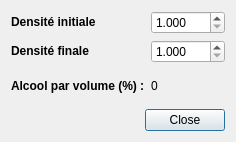
<?xml version="1.0" encoding="UTF-8"?>
<ui version="4.0">
 <class>DialogAlc</class>
 <widget class="QDialog" name="DialogAlc">
  <property name="geometry">
   <rect>
    <x>0</x>
    <y>0</y>
    <width>236</width>
    <height>142</height>
   </rect>
  </property>
  <property name="windowTitle">
   <string>Dialog</string>
  </property>
  <layout class="QGridLayout" name="gridLayout">
   <item row="0" column="0">
    <layout class="QFormLayout" name="formLayout">
     <item row="0" column="0">
      <widget class="QLabel" name="label">
       <property name="text">
        <string>&lt;!DOCTYPE HTML PUBLIC &quot;-//W3C//DTD HTML 4.0//EN&quot; &quot;http://www.w3.org/TR/REC-html40/strict.dtd&quot;&gt;
&lt;html&gt;&lt;head&gt;&lt;meta name=&quot;qrichtext&quot; content=&quot;1&quot; /&gt;&lt;style type=&quot;text/css&quot;&gt;
p, li { white-space: pre-wrap; }
&lt;/style&gt;&lt;/head&gt;&lt;body style=&quot; font-family:'Ubuntu'; font-size:9pt; font-weight:400; font-style:normal;&quot;&gt;
&lt;p style=&quot; margin-top:0px; margin-bottom:0px; margin-left:0px; margin-right:0px; -qt-block-indent:0; text-indent:0px;&quot;&gt;&lt;span style=&quot; font-weight:600;&quot;&gt;Densité initiale&lt;/span&gt;&lt;/p&gt;&lt;/body&gt;&lt;/html&gt;</string>
       </property>
      </widget>
     </item>
     <item row="1" column="0">
      <widget class="QLabel" name="label_2">
       <property name="text">
        <string>&lt;!DOCTYPE HTML PUBLIC &quot;-//W3C//DTD HTML 4.0//EN&quot; &quot;http://www.w3.org/TR/REC-html40/strict.dtd&quot;&gt;
&lt;html&gt;&lt;head&gt;&lt;meta name=&quot;qrichtext&quot; content=&quot;1&quot; /&gt;&lt;style type=&quot;text/css&quot;&gt;
p, li { white-space: pre-wrap; }
&lt;/style&gt;&lt;/head&gt;&lt;body style=&quot; font-family:'Ubuntu'; font-size:9pt; font-weight:400; font-style:normal;&quot;&gt;
&lt;p style=&quot; margin-top:0px; margin-bottom:0px; margin-left:0px; margin-right:0px; -qt-block-indent:0; text-indent:0px;&quot;&gt;&lt;span style=&quot; font-weight:600;&quot;&gt;Densité finale&lt;/span&gt;&lt;/p&gt;&lt;/body&gt;&lt;/html&gt;</string>
       </property>
      </widget>
     </item>
     <item row="3" column="0">
      <widget class="QLabel" name="label_3">
       <property name="text">
        <string>&lt;!DOCTYPE HTML PUBLIC &quot;-//W3C//DTD HTML 4.0//EN&quot; &quot;http://www.w3.org/TR/REC-html40/strict.dtd&quot;&gt;
&lt;html&gt;&lt;head&gt;&lt;meta name=&quot;qrichtext&quot; content=&quot;1&quot; /&gt;&lt;style type=&quot;text/css&quot;&gt;
p, li { white-space: pre-wrap; }
&lt;/style&gt;&lt;/head&gt;&lt;body style=&quot; font-family:'Ubuntu'; font-size:9pt; font-weight:400; font-style:normal;&quot;&gt;
&lt;p style=&quot; margin-top:0px; margin-bottom:0px; margin-left:0px; margin-right:0px; -qt-block-indent:0; text-indent:0px;&quot;&gt;&lt;span style=&quot; font-weight:600;&quot;&gt;Alcool par volume (%) :&lt;/span&gt;&lt;/p&gt;&lt;/body&gt;&lt;/html&gt;</string>
       </property>
      </widget>
     </item>
     <item row="3" column="1">
      <widget class="QLabel" name="labelAlc">
       <property name="text">
        <string>0</string>
       </property>
      </widget>
     </item>
     <item row="0" column="1">
      <widget class="QDoubleSpinBox" name="doubleSpinBoxDI">
       <property name="decimals">
        <number>3</number>
       </property>
       <property name="minimum">
        <double>1.000000000000000</double>
       </property>
       <property name="maximum">
        <double>1.900000000000000</double>
       </property>
       <property name="singleStep">
        <double>0.001000000000000</double>
       </property>
      </widget>
     </item>
     <item row="1" column="1">
      <widget class="QDoubleSpinBox" name="doubleSpinBoxDF">
       <property name="decimals">
        <number>3</number>
       </property>
       <property name="minimum">
        <double>1.000000000000000</double>
       </property>
       <property name="maximum">
        <double>1.900000000000000</double>
       </property>
       <property name="singleStep">
        <double>0.001000000000000</double>
       </property>
      </widget>
     </item>
     <item row="2" column="0">
      <spacer name="verticalSpacer">
       <property name="orientation">
        <enum>Qt::Vertical</enum>
       </property>
       <property name="sizeHint" stdset="0">
        <size>
         <width>20</width>
         <height>40</height>
        </size>
       </property>
      </spacer>
     </item>
     <item row="4" column="0">
      <spacer name="verticalSpacer_2">
       <property name="orientation">
        <enum>Qt::Vertical</enum>
       </property>
       <property name="sizeHint" stdset="0">
        <size>
         <width>20</width>
         <height>40</height>
        </size>
       </property>
      </spacer>
     </item>
    </layout>
   </item>
   <item row="1" column="0">
    <widget class="QDialogButtonBox" name="buttonBox">
     <property name="orientation">
      <enum>Qt::Horizontal</enum>
     </property>
     <property name="standardButtons">
      <set>QDialogButtonBox::Close</set>
     </property>
    </widget>
   </item>
  </layout>
 </widget>
 <resources/>
 <connections>
  <connection>
   <sender>buttonBox</sender>
   <signal>accepted()</signal>
   <receiver>DialogAlc</receiver>
   <slot>accept()</slot>
   <hints>
    <hint type="sourcelabel">
     <x>248</x>
     <y>254</y>
    </hint>
    <hint type="destinationlabel">
     <x>157</x>
     <y>274</y>
    </hint>
   </hints>
  </connection>
  <connection>
   <sender>buttonBox</sender>
   <signal>rejected()</signal>
   <receiver>DialogAlc</receiver>
   <slot>reject()</slot>
   <hints>
    <hint type="sourcelabel">
     <x>316</x>
     <y>260</y>
    </hint>
    <hint type="destinationlabel">
     <x>286</x>
     <y>274</y>
    </hint>
   </hints>
  </connection>
 </connections>
</ui>
